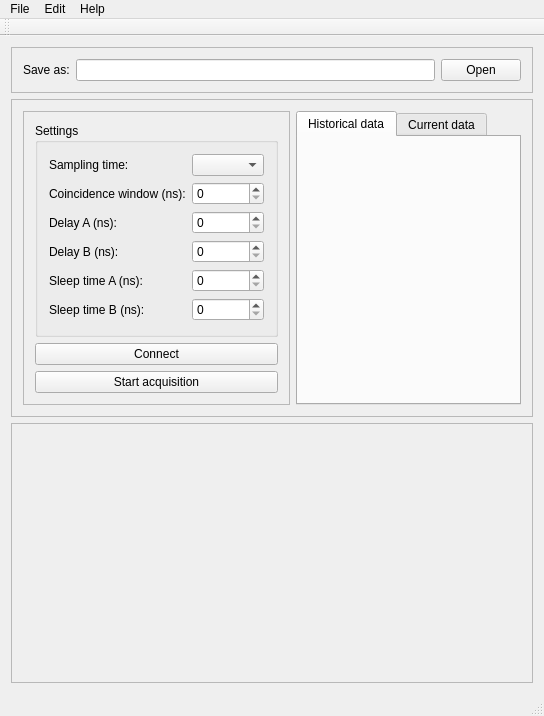
<?xml version="1.0" encoding="UTF-8"?>
<ui version="4.0">
 <class>MainWindow</class>
 <widget class="QMainWindow" name="MainWindow">
  <property name="geometry">
   <rect>
    <x>0</x>
    <y>0</y>
    <width>544</width>
    <height>716</height>
   </rect>
  </property>
  <property name="windowTitle">
   <string>Abacus Software</string>
  </property>
  <property name="tabShape">
   <enum>QTabWidget::Rounded</enum>
  </property>
  <widget class="QWidget" name="centralWidget">
   <layout class="QVBoxLayout" name="verticalLayout">
    <item>
     <widget class="QFrame" name="frame">
      <property name="frameShape">
       <enum>QFrame::StyledPanel</enum>
      </property>
      <property name="frameShadow">
       <enum>QFrame::Raised</enum>
      </property>
      <layout class="QHBoxLayout" name="horizontalLayout">
       <item>
        <widget class="QLabel" name="save_as_label">
         <property name="text">
          <string>Save as:</string>
         </property>
        </widget>
       </item>
       <item>
        <widget class="QLineEdit" name="save_as_lineEdit"/>
       </item>
       <item>
        <widget class="QPushButton" name="save_as_button">
         <property name="text">
          <string>Open</string>
         </property>
        </widget>
       </item>
      </layout>
     </widget>
    </item>
    <item>
     <widget class="QFrame" name="frame_2">
      <property name="frameShape">
       <enum>QFrame::StyledPanel</enum>
      </property>
      <property name="frameShadow">
       <enum>QFrame::Raised</enum>
      </property>
      <layout class="QHBoxLayout" name="horizontalLayout_2">
       <item>
        <widget class="QFrame" name="frame_4">
         <property name="frameShape">
          <enum>QFrame::StyledPanel</enum>
         </property>
         <property name="frameShadow">
          <enum>QFrame::Raised</enum>
         </property>
         <layout class="QVBoxLayout" name="verticalLayout_3">
          <item>
           <widget class="QGroupBox" name="settings_groupBox">
            <property name="minimumSize">
             <size>
              <width>240</width>
              <height>0</height>
             </size>
            </property>
            <property name="title">
             <string>Settings</string>
            </property>
            <layout class="QFormLayout" name="formLayout">
             <item row="0" column="0">
              <widget class="QLabel" name="sampling_label">
               <property name="text">
                <string>Sampling time:</string>
               </property>
              </widget>
             </item>
             <item row="0" column="1">
              <widget class="QComboBox" name="sampling_comboBox"/>
             </item>
             <item row="1" column="0">
              <widget class="QLabel" name="coincidence_label">
               <property name="text">
                <string>Coincidence window (ns):</string>
               </property>
              </widget>
             </item>
             <item row="1" column="1">
              <widget class="QSpinBox" name="coincidence_spinBox"/>
             </item>
             <item row="2" column="0">
              <widget class="QLabel" name="delay_A_label">
               <property name="text">
                <string>Delay A (ns):</string>
               </property>
              </widget>
             </item>
             <item row="2" column="1">
              <widget class="QSpinBox" name="delay_A_spinBox"/>
             </item>
             <item row="3" column="0">
              <widget class="QLabel" name="delay_B_label">
               <property name="text">
                <string>Delay B (ns):</string>
               </property>
              </widget>
             </item>
             <item row="3" column="1">
              <widget class="QSpinBox" name="delay_B_spinBox"/>
             </item>
             <item row="4" column="0">
              <widget class="QLabel" name="sleep_A_label">
               <property name="text">
                <string>Sleep time A (ns):</string>
               </property>
              </widget>
             </item>
             <item row="4" column="1">
              <widget class="QSpinBox" name="sleep_A_spinBox"/>
             </item>
             <item row="5" column="0">
              <widget class="QLabel" name="sleep_B_label">
               <property name="text">
                <string>Sleep time B (ns):</string>
               </property>
              </widget>
             </item>
             <item row="5" column="1">
              <widget class="QSpinBox" name="sleep_B_spinBox"/>
             </item>
            </layout>
           </widget>
          </item>
          <item>
           <widget class="QPushButton" name="connect_button">
            <property name="text">
             <string>Connect</string>
            </property>
           </widget>
          </item>
          <item>
           <widget class="QPushButton" name="acquisition_button">
            <property name="text">
             <string>Start acquisition</string>
            </property>
           </widget>
          </item>
         </layout>
        </widget>
       </item>
       <item>
        <widget class="QTabWidget" name="tabWidget">
         <property name="currentIndex">
          <number>0</number>
         </property>
         <widget class="QWidget" name="historical_tab">
          <attribute name="title">
           <string>Historical data</string>
          </attribute>
         </widget>
         <widget class="QWidget" name="current_tab">
          <attribute name="title">
           <string>Current data</string>
          </attribute>
         </widget>
        </widget>
       </item>
      </layout>
     </widget>
    </item>
    <item>
     <widget class="QFrame" name="plots_frame">
      <property name="minimumSize">
       <size>
        <width>0</width>
        <height>260</height>
       </size>
      </property>
      <property name="frameShape">
       <enum>QFrame::StyledPanel</enum>
      </property>
      <property name="frameShadow">
       <enum>QFrame::Raised</enum>
      </property>
     </widget>
    </item>
   </layout>
  </widget>
  <widget class="QMenuBar" name="menuBar">
   <property name="geometry">
    <rect>
     <x>0</x>
     <y>0</y>
     <width>544</width>
     <height>21</height>
    </rect>
   </property>
   <widget class="QMenu" name="menuFile">
    <property name="title">
     <string>File</string>
    </property>
    <addaction name="actionSave_as"/>
    <addaction name="separator"/>
    <addaction name="actionExit"/>
   </widget>
   <widget class="QMenu" name="menuHelp">
    <property name="title">
     <string>Help</string>
    </property>
    <addaction name="actionAbout"/>
   </widget>
   <widget class="QMenu" name="menuProperties">
    <property name="title">
     <string>Edit</string>
    </property>
    <addaction name="actionDefault_settings"/>
   </widget>
   <addaction name="menuFile"/>
   <addaction name="menuProperties"/>
   <addaction name="menuHelp"/>
  </widget>
  <widget class="QToolBar" name="mainToolBar">
   <attribute name="toolBarArea">
    <enum>TopToolBarArea</enum>
   </attribute>
   <attribute name="toolBarBreak">
    <bool>false</bool>
   </attribute>
  </widget>
  <widget class="QStatusBar" name="statusBar"/>
  <action name="actionAbout">
   <property name="text">
    <string>About</string>
   </property>
  </action>
  <action name="actionSave_as">
   <property name="text">
    <string>Save as</string>
   </property>
  </action>
  <action name="actionDefault_settings">
   <property name="text">
    <string>Default settings</string>
   </property>
  </action>
  <action name="actionExit">
   <property name="text">
    <string>Exit</string>
   </property>
  </action>
 </widget>
 <layoutdefault spacing="6" margin="11"/>
 <resources/>
 <connections/>
</ui>
